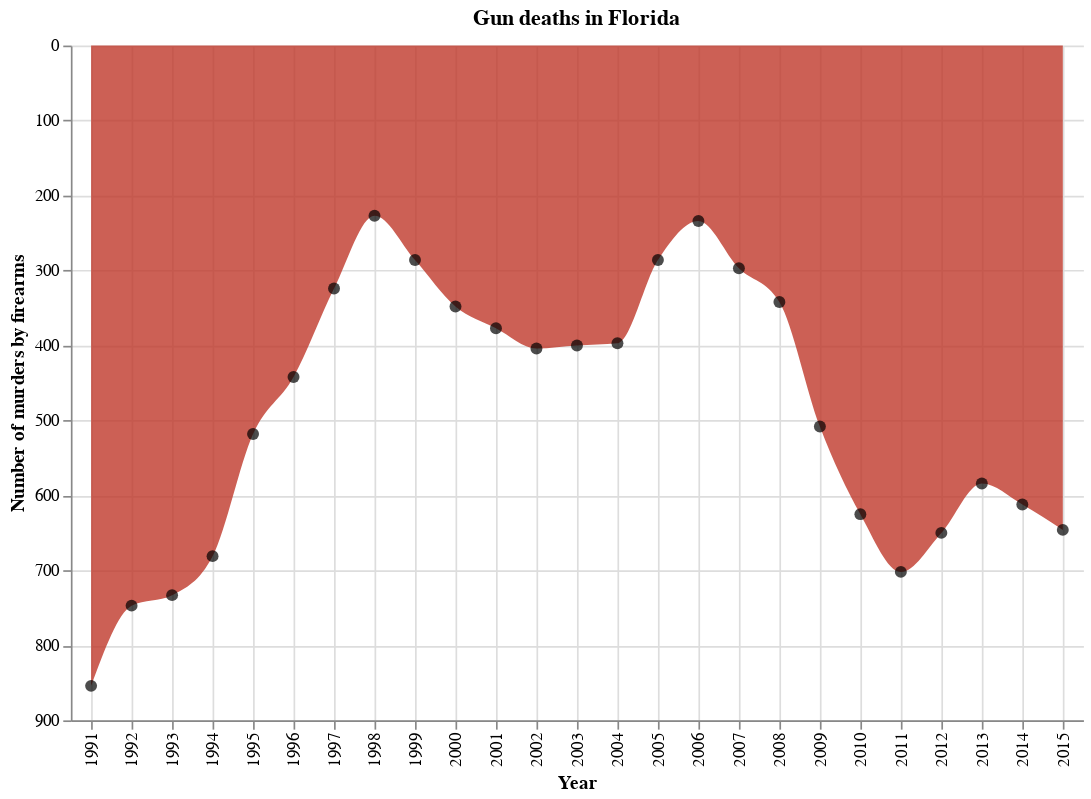

Here is the notebook cell this chart was saved with:
### Markdown cell above
<div class="alert alert-info" style="color:black">

### Question 3.2
rubric={accuracy:2}

<h4>Python</h4>
<p>Recreate the Altair version of the plot. Your plot should look as close as possible to mine in the image above.</p>
    
</div>

### Code cell
# Load the data
df_guns = pd.read_csv('./data//guns-r-us.csv')

# Recreate the campaign plot exactly
# We combine an area mark with a point mark to match your request
base = alt.Chart(df_guns).encode(
    alt.X('Year:O', title='Year'),
    alt.Y('Firearm murders:Q', 
          title='Number of murders by firearms',
          scale=alt.Scale(reverse=True, domain=[0, 900])) # Inverted and scaled
)

# The red area "dripping" from the top
area = base.mark_area(
    color='#C0392B', # Darker campaign red
    opacity=0.8,
    interpolate='monotone'
)

# Adding the points as requested
points = base.mark_point(
    color='#000000',
    filled=True,
    size=50
)

q3_2_plot = (area + points).properties(
    title='Gun deaths in Florida',
    width=600,
    height=400
).configure_view(
    strokeWidth=0
).configure_axis(
    grid=True
)

q3_2_plot

### Figure 1 — Vega-Lite specification as saved in the notebook (floating-point values rounded to 4 significant figures)
{"$schema": "https://vega.github.io/schema/vega-lite/v5.20.1.json", "config": {"axis": {"grid": true}, "view": {"continuousHeight": 300, "continuousWidth": 300, "strokeWidth": 0}}, "data": {"name": "data-c4a9cf1078d203ff41ddd7523bcc4f2f"}, "datasets": {"data-c4a9cf1078d203ff41ddd7523bcc4f2f": [{"Firearm murders": 854, "Year": 1991}, {"Firearm murders": 747, "Year": 1992}, {"Firearm murders": 733, "Year": 1993}, {"Firearm murders": 681, "Year": 1994}, {"Firearm murders": 518, "Year": 1995}, {"Firearm murders": 442, "Year": 1996}, {"Firearm murders": 324, "Year": 1997}, {"Firearm murders": 227, "Year": 1998}, {"Firearm murders": 286, "Year": 1999}, {"Firearm murders": 348, "Year": 2000}, {"Firearm murders": 377, "Year": 2001}, {"Firearm murders": 404, "Year": 2002}, {"Firearm murders": 400, "Year": 2003}, {"Firearm murders": 397, "Year": 2004}, {"Firearm murders": 286, "Year": 2005}, {"Firearm murders": 234, "Year": 2006}, {"Firearm murders": 297, "Year": 2007}, {"Firearm murders": 342, "Year": 2008}, {"Firearm murders": 508, "Year": 2009}, {"Firearm murders": 625, "Year": 2010}, {"Firearm murders": 702, "Year": 2011}, {"Firearm murders": 650, "Year": 2012}, {"Firearm murders": 584, "Year": 2013}, {"Firearm murders": 612, "Year": 2014}, {"Firearm murders": 646, "Year": 2015}]}, "height": 400, "layer": [{"encoding": {"x": {"field": "Year", "title": "Year", "type": "ordinal"}, "y": {"field": "Firearm murders", "scale": {"domain": [0, 900], "reverse": true}, "title": "Number of murders by firearms", "type": "quantitative"}}, "mark": {"color": "#C0392B", "interpolate": "monotone", "opacity": 0.8, "type": "area"}}, {"encoding": {"x": {"field": "Year", "title": "Year", "type": "ordinal"}, "y": {"field": "Firearm murders", "scale": {"domain": [0, 900], "reverse": true}, "title": "Number of murders by firearms", "type": "quantitative"}}, "mark": {"color": "#000000", "filled": true, "size": 50, "type": "point"}}], "title": "Gun deaths in Florida", "width": 600}
